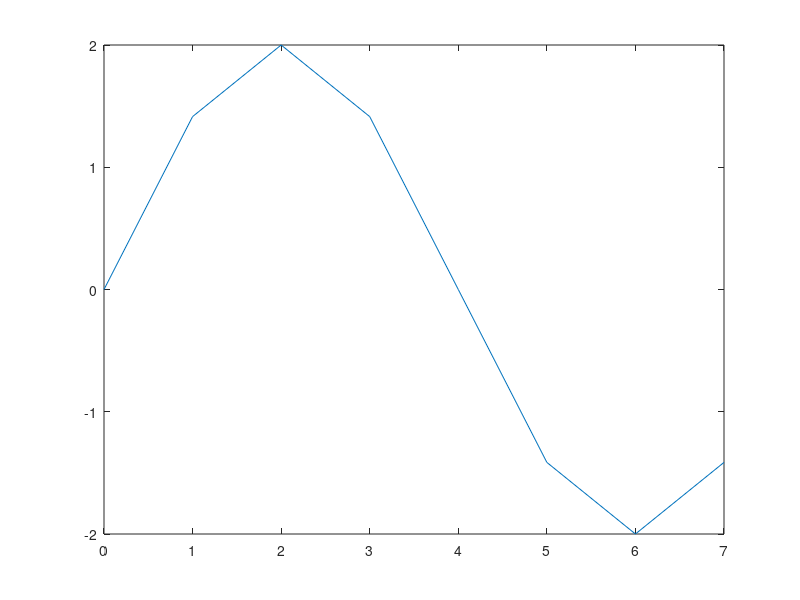

The MATLAB script that drew this image:
f0 = 4;
k=8;
N=k; # para esse exercicio o periodo fundamental
ts = 1/k*f0;
n=0:N-1;
x  = 2 * sin(((2*pi)/k)*n);
 plot(n,x)
